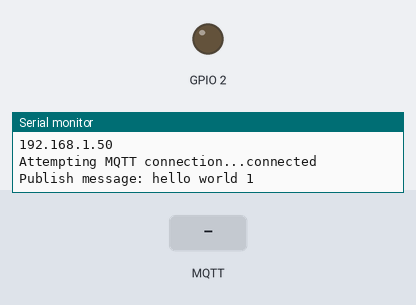
Bench run of a sketch on a simulated ESP32. On the bench: output pins drawn as LEDs (lit = HIGH), the last lines printed to the serial monitor. The test bench sets the inputs (shaded band). WiFi joins after 1.5 s; servers stay silent unless stated; no MQTT or app messages arrive unless stated.

Above: at 2.7 s.
2.8 s: MQTT message "on" arrives on the first subscribed topic
At 3.1 s:
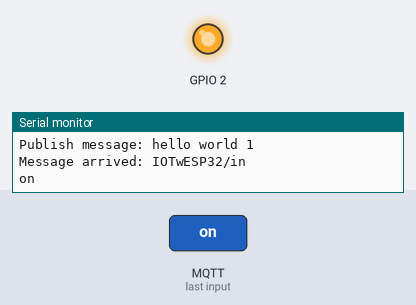
4.3 s: MQTT message "1" arrives on the first subscribed topic
At 5.5 s:
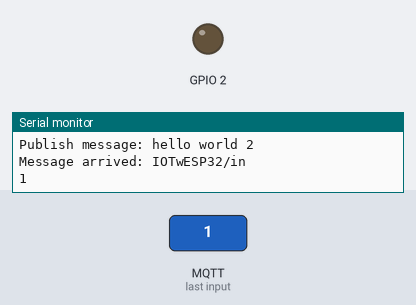
Timing chart, 0 to 7.3 s (numbered marks = the images above; inputs shaded):
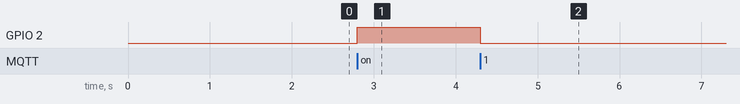

Measured:
- after the input at 2.8 s, GPIO 2: LOW → HIGH at once
- after the input at 4.3 s, GPIO 2: HIGH → LOW at once

The sketch:

Chapter-7-Meet-MQTT.ino
```cpp
#include <WiFi.h>
#include <PubSubClient.h>

//Fill out the following configuration for your setup
const char* ssid     = "ssid";
const char* password = "password";
const char* mqtt_broker = "broker.hivemq.com";
const int mqtt_port = 1883;

//Depending on your board selection you might need to uncomment the following line, and select the correct pin.
//#define BUILTIN_LED 2

WiFiClient espClient;
PubSubClient client(espClient);
long lastHBSent = 0; //time since last MQTT message sent.
char payload[50]; //buffer for incomming payloads
int value = 0;

void setup_wifi() {  Serial.print("Connecting to ");
  Serial.println(ssid);
  WiFi.begin(ssid, password);

  while (WiFi.status() != WL_CONNECTED) {
    delay(500);
    Serial.print(".");
  }
  Serial.println("");

  Serial.println("WiFi connected");
  Serial.println("IP address: ");
  Serial.println(WiFi.localIP());
}

void callback(char* topic, byte* _payload, unsigned int length) {
  printf("Message arrived: %s\n", topic);
  strncpy(payload,(char*) _payload, length);
  payload[length] = 0; //null terminate the string.
  Serial.println(payload);
  // Switch on the LED if we received “on” as the payload
  if (strncmp("on", payload, length) == 0 && length > 0) {
    digitalWrite(BUILTIN_LED, HIGH);
      } else {
    digitalWrite(BUILTIN_LED, LOW);
  }
}

void reconnect() {  while (!client.connected()) {
   Serial.print("Attempting MQTT connection...");
    String clientId = "ESP32Client-";
    clientId += String(WiFi.macAddress());
    if (client.connect(clientId.c_str())) {
      Serial.println("connected");
      client.subscribe("IOTwESP32/in");
    } else {
      Serial.print("failed, rc=");
      Serial.print(client.state());
      Serial.println(" try again in 5 seconds");
      delay(5000);
    }
  }
}

void setup() {
  pinMode(BUILTIN_LED, OUTPUT);
  Serial.begin(115200);
  setup_wifi();
  client.setServer(mqtt_broker, mqtt_port);
  client.setCallback(callback);
}

void loop() {  if (!client.connected()) {
    reconnect();
  }
  client.loop();

  long now = millis();
  if (now - lastHBSent > 2000) {
    lastHBSent = now;
    ++value;
    snprintf (payload, 50, "hello world %ld", value);
    Serial.print("Publish message: ");
    Serial.println(payload);
    client.publish("IOTwESP32", payload);
  }
}
```
